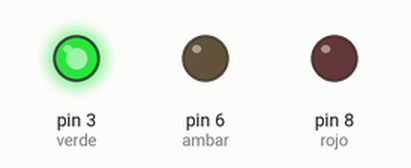
This sketch was run on a simulated Arduino Uno, built with avr-gcc and run on an emulated ATmega328P. Parts: output pins drawn as LEDs (lit = HIGH).

Above: at 1.0 s.
At 6.2 s:
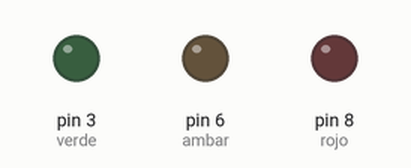
At 11.3 s:
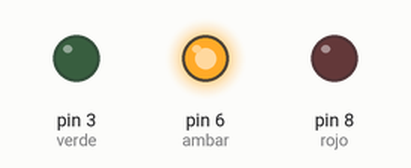
At 12.8 s:
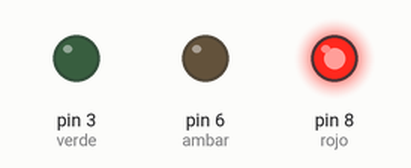
Timing chart, 0 to 17.9 s (numbered marks = the images above):
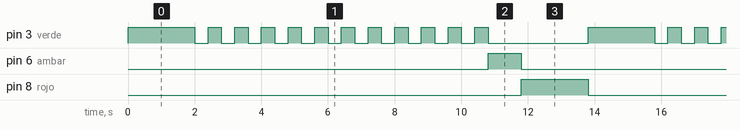

The sketch:

Semaforo_Parpadeo_con_For.ino
```cpp
int verde = 3;
int ambar = 6;
int rojo  = 8;

void setup(){
  pinMode(verde,OUTPUT);
  pinMode(ambar,OUTPUT);
  pinMode(rojo,OUTPUT);
}

void loop(){
  //Verde
  digitalWrite(verde,HIGH);
  delay(2000);
  digitalWrite(verde,LOW);

 /*for(declarar variable ; la variable que declaramos < = 10 ; la variable ++){

   }
   i=0
   i=1
   i=2
   i=3
    .
    .
    .
   i=10*/

  for(int i = 0; i<=10; i++){
  	delay(400);
  	digitalWrite(verde,HIGH);
  	delay(400);
  	digitalWrite(verde,LOW);
  }
  digitalWrite(verde,LOW);
  //ambar
  digitalWrite(ambar,HIGH);
  delay(1000);
  digitalWrite(ambar,LOW);

  //rojo
  digitalWrite(rojo,HIGH);
  delay(2000);
  digitalWrite(rojo,LOW);
}
```

Measured:
- by itself, pin 3 (verde): moves between LOW and HIGH, repeating every 13.8 s
- by itself, pin 6 (ambar): alternates HIGH for 1.0 s and LOW for 12.8 s
- by itself, pin 8 (rojo): alternates HIGH for 2.0 s and LOW for 11.8 s
